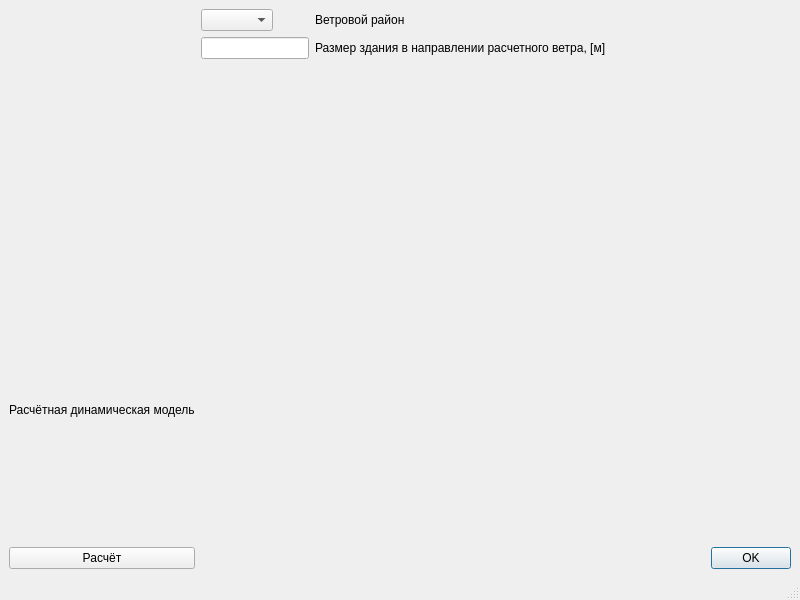
<?xml version="1.0" encoding="UTF-8"?>
<ui version="4.0">
 <class>MainWindow</class>
 <widget class="QMainWindow" name="MainWindow">
  <property name="geometry">
   <rect>
    <x>0</x>
    <y>0</y>
    <width>800</width>
    <height>600</height>
   </rect>
  </property>
  <property name="windowTitle">
   <string>MainWindow</string>
  </property>
  <property name="layoutDirection">
   <enum>Qt::LeftToRight</enum>
  </property>
  <widget class="QWidget" name="centralwidget">
   <layout class="QGridLayout" name="gridLayout_3">
    <item row="2" column="2">
     <widget class="QPushButton" name="pushButton">
      <property name="layoutDirection">
       <enum>Qt::LeftToRight</enum>
      </property>
      <property name="text">
       <string notr="true">Расчёт</string>
      </property>
     </widget>
    </item>
    <item row="1" column="2" alignment="Qt::AlignHCenter">
     <widget class="QLabel" name="label_2">
      <property name="layoutDirection">
       <enum>Qt::LeftToRight</enum>
      </property>
      <property name="text">
       <string>Расчётная динамическая модель</string>
      </property>
     </widget>
    </item>
    <item row="0" column="2" alignment="Qt::AlignHCenter|Qt::AlignVCenter">
     <widget class="QLabel" name="label">
      <property name="text">
       <string/>
      </property>
      <property name="pixmap">
       <pixmap>rdm.png</pixmap>
      </property>
      <property name="scaledContents">
       <bool>false</bool>
      </property>
     </widget>
    </item>
    <item row="2" column="3" alignment="Qt::AlignRight|Qt::AlignVCenter">
     <widget class="QDialogButtonBox" name="buttonBox">
      <property name="standardButtons">
       <set>QDialogButtonBox::Ok</set>
      </property>
     </widget>
    </item>
    <item row="0" column="3">
     <layout class="QFormLayout" name="formLayout">
      <item row="1" column="0">
       <widget class="QLineEdit" name="lineEdit">
        <property name="maximumSize">
         <size>
          <width>16777215</width>
          <height>16777215</height>
         </size>
        </property>
        <property name="text">
         <string/>
        </property>
       </widget>
      </item>
      <item row="1" column="1">
       <widget class="QLabel" name="label_4">
        <property name="text">
         <string>Размер здания в направлении расчетного ветра, [м]</string>
        </property>
       </widget>
      </item>
      <item row="0" column="0">
       <widget class="QComboBox" name="comboBox">
        <property name="currentText">
         <string/>
        </property>
        <property name="maxVisibleItems">
         <number>8</number>
        </property>
       </widget>
      </item>
      <item row="0" column="1">
       <widget class="QLabel" name="label_3">
        <property name="text">
         <string>Ветровой район</string>
        </property>
       </widget>
      </item>
     </layout>
    </item>
   </layout>
   <zorder>label_2</zorder>
   <zorder>label</zorder>
   <zorder>pushButton</zorder>
   <zorder>buttonBox</zorder>
  </widget>
  <widget class="QMenuBar" name="menubar">
   <property name="geometry">
    <rect>
     <x>0</x>
     <y>0</y>
     <width>800</width>
     <height>21</height>
    </rect>
   </property>
  </widget>
  <widget class="QStatusBar" name="statusbar"/>
 </widget>
 <resources>
  <include location="RDM.qrc"/>
 </resources>
 <connections>
  <connection>
   <sender>buttonBox</sender>
   <signal>clicked(QAbstractButton*)</signal>
   <receiver>MainWindow</receiver>
   <slot>close()</slot>
   <hints>
    <hint type="sourcelabel">
     <x>790</x>
     <y>570</y>
    </hint>
    <hint type="destinationlabel">
     <x>452</x>
     <y>337</y>
    </hint>
   </hints>
  </connection>
 </connections>
</ui>
